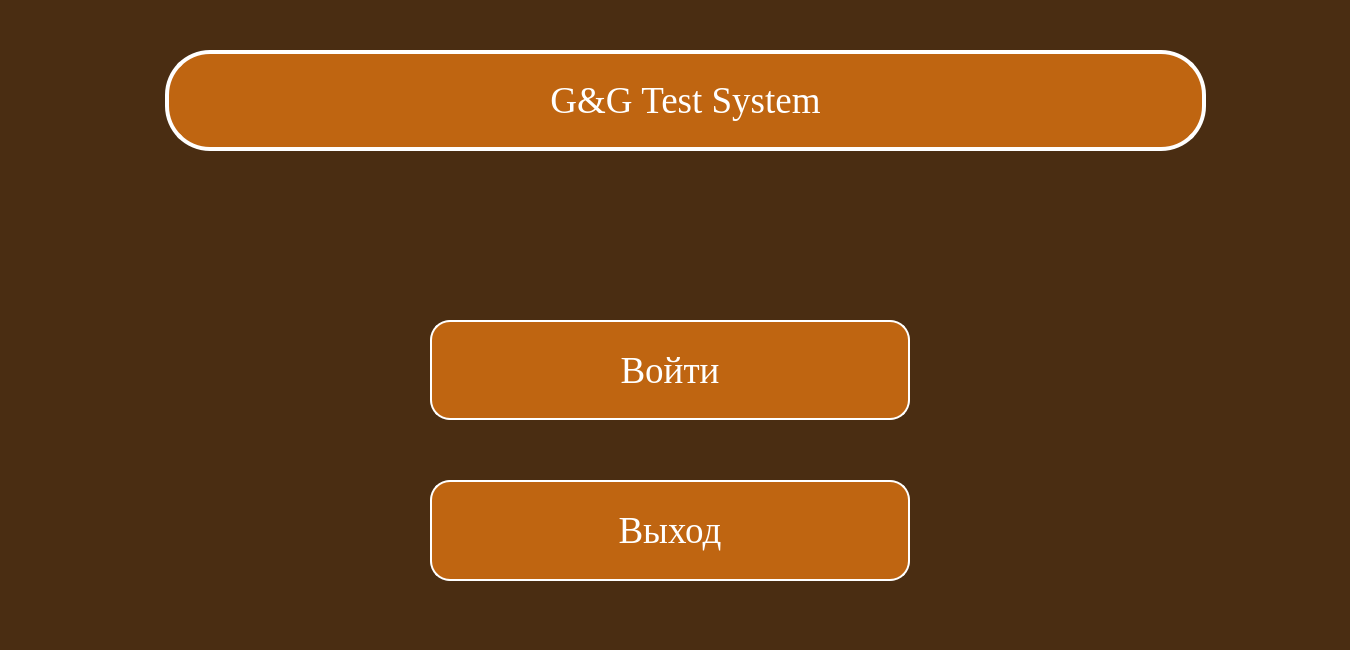
<?xml version="1.0" encoding="UTF-8"?>
<ui version="4.0">
 <class>Dialog</class>
 <widget class="QDialog" name="Dialog">
  <property name="geometry">
   <rect>
    <x>0</x>
    <y>0</y>
    <width>1350</width>
    <height>650</height>
   </rect>
  </property>
  <property name="windowTitle">
   <string>Dialog</string>
  </property>
  <property name="styleSheet">
   <string notr="true">background-color: rgb(74, 45, 18);
font-size:28pt;</string>
  </property>
  <widget class="QPushButton" name="startButton">
   <property name="geometry">
    <rect>
     <x>430</x>
     <y>320</y>
     <width>480</width>
     <height>100</height>
    </rect>
   </property>
   <property name="font">
    <font>
     <family>Times New Roman</family>
     <pointsize>50</pointsize>
     <weight>50</weight>
     <italic>false</italic>
     <bold>false</bold>
    </font>
   </property>
   <property name="styleSheet">
    <string notr="true">QPushButton {
color: white;
background-color: rgb(191, 101, 17);
border-radius: 20px;
border: 2px solid #ffffff;
font: 50pt &quot;Times New Roman&quot;;
}

QPushButton:pressed {
color: rgb(191, 101, 17);
background-color: white;
border: 4px solid rgb(191, 101, 17);
font: 50pt &quot;Times New Roman&quot;;
}</string>
   </property>
   <property name="text">
    <string>Войти</string>
   </property>
  </widget>
  <widget class="QPushButton" name="exitButton">
   <property name="geometry">
    <rect>
     <x>430</x>
     <y>480</y>
     <width>480</width>
     <height>101</height>
    </rect>
   </property>
   <property name="font">
    <font>
     <family>Times New Roman</family>
     <pointsize>50</pointsize>
     <weight>50</weight>
     <italic>false</italic>
     <bold>false</bold>
    </font>
   </property>
   <property name="styleSheet">
    <string notr="true">QPushButton {
color: white;
background-color: rgb(191, 101, 17);
border-radius: 20px;
border: 2px solid #ffffff;
font: 50pt &quot;Times New Roman&quot;;
}

QPushButton:pressed {
color: rgb(191, 101, 17);
background-color: white;
border: 4px solid rgb(191, 101, 17);
font: 50pt &quot;Times New Roman&quot;;
}</string>
   </property>
   <property name="text">
    <string>Выход</string>
   </property>
  </widget>
  <widget class="QLabel" name="label">
   <property name="geometry">
    <rect>
     <x>165</x>
     <y>50</y>
     <width>1041</width>
     <height>101</height>
    </rect>
   </property>
   <property name="font">
    <font>
     <family>Times New Roman</family>
     <pointsize>50</pointsize>
     <weight>50</weight>
     <italic>false</italic>
     <bold>false</bold>
    </font>
   </property>
   <property name="styleSheet">
    <string notr="true">font: 50pt &quot;Times New Roman&quot;;
color: white;
background-color: rgb(191, 101, 17);
border-radius: 45px;
border: 4px solid #ffffff;</string>
   </property>
   <property name="text">
    <string>G&amp;G Test System</string>
   </property>
   <property name="scaledContents">
    <bool>false</bool>
   </property>
   <property name="alignment">
    <set>Qt::AlignCenter</set>
   </property>
   <property name="wordWrap">
    <bool>true</bool>
   </property>
  </widget>
  <widget class="QLabel" name="label_2">
   <property name="geometry">
    <rect>
     <x>30</x>
     <y>260</y>
     <width>371</width>
     <height>381</height>
    </rect>
   </property>
   <property name="autoFillBackground">
    <bool>false</bool>
   </property>
   <property name="text">
    <string/>
   </property>
   <property name="pixmap">
    <pixmap>leftstart.jpg</pixmap>
   </property>
   <property name="scaledContents">
    <bool>true</bool>
   </property>
   <property name="alignment">
    <set>Qt::AlignCenter</set>
   </property>
   <property name="wordWrap">
    <bool>true</bool>
   </property>
  </widget>
  <widget class="QLabel" name="label_3">
   <property name="geometry">
    <rect>
     <x>939</x>
     <y>200</y>
     <width>371</width>
     <height>381</height>
    </rect>
   </property>
   <property name="autoFillBackground">
    <bool>false</bool>
   </property>
   <property name="text">
    <string/>
   </property>
   <property name="pixmap">
    <pixmap>rightstart.jpg</pixmap>
   </property>
   <property name="scaledContents">
    <bool>true</bool>
   </property>
   <property name="alignment">
    <set>Qt::AlignCenter</set>
   </property>
   <property name="wordWrap">
    <bool>true</bool>
   </property>
  </widget>
 </widget>
 <resources/>
 <connections/>
</ui>
